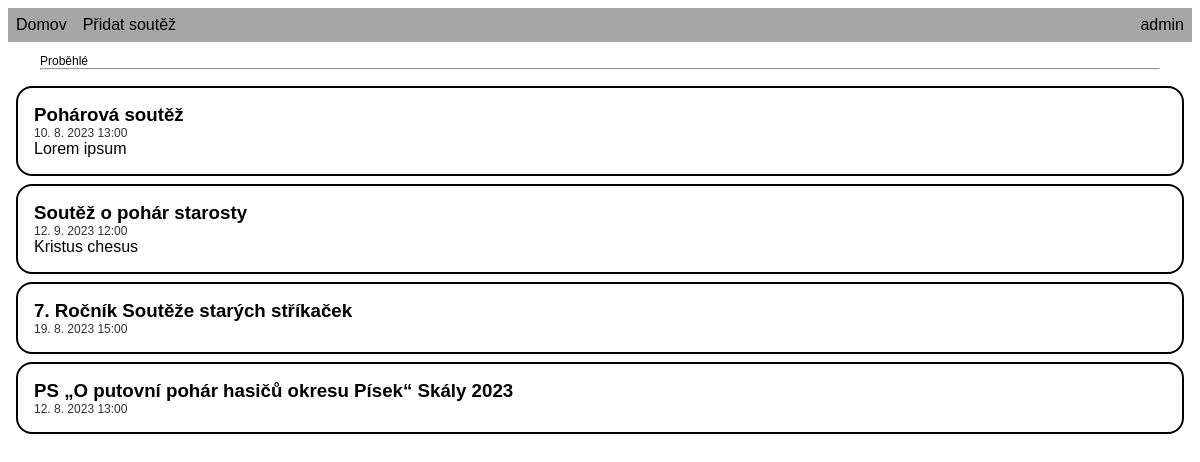
The app's page / (signed in) with its own data.
### tables this page shows
CREATE TABLE "competition" (id INTEGER PRIMARY KEY AUTOINCREMENT UNIQUE NOT NULL, id_user INTEGER NOT NULL REFERENCES user (id), date_created DATETIME DEFAULT (CURRENT_TIMESTAMP) NOT NULL, title TEXT NOT NULL, description TEXT, proposition VARCHAR UNIQUE, date_event TIMEDATE NOT NULL, town VARCHAR NOT NULL, id_results INTEGER REFERENCES results (id) UNIQUE);

### index.php (the view, shortened to what this page needs)
<!DOCTYPE html>
<html lang="en">
<head>
    <link rel="stylesheet" href="zwa/static/style.css">
</head>
<body>
    <?php $db = new PDO("sqlite:" . __DIR__ . "/database.db"); ?>
    <?php include_once("header.php"); ?>
    <main>
        <?php
        $q = $db->query("SELECT * FROM competition WHERE date_created < datetime()");
        $st = $q->fetchAll(PDO::FETCH_ASSOC);
        if(!empty($st)){
            echo "<div class='separator-div'><p class='separator-text'>Proběhlé</p>";
            echo "<hr></div>";
            foreach($st as $i){
                echo "<article>";
                echo "<h3><a href='competition?id=$i[id]'> $i[title] </a></h3>";
                echo "<div class='date_event'>".date_format(date_create($i["date_event"]), "j. n. Y G:i")."</div>";
                echo "<div> $i[description] </div>";
                echo "</article>";
            }
        }
    ?>
    </main>
</body>
</html>

### static/style.css (style rules this page uses)
body { font-family: 'Helvetica', 'Arial', sans-serif; }
main { display: block; }
article { border: 2px solid; border-radius: 1em; margin: .5em; padding: 1em; }
h3 { margin: 0; }
.date_event { color: #313131; font-size: .75em; }
a { text-decoration: none; color: black; }
.separator-div { margin: 0 2em 1em; }
.separator-div p { font-size: .75em; margin-bottom: 0; }
.separator-div hr { margin: 0; }

### records on screen
competition: title "Pohárová soutěž", date_event "10. 8. 2023 13:00", description "Lorem ipsum"
competition: title "Soutěž o pohár starosty", date_event "12. 9. 2023 12:00", description "Kristus chesus"
competition: title "7. Ročník Soutěže starých stříkaček", date_event "19. 8. 2023 15:00"
competition: title "PS „O putovní pohár hasičů okresu Písek“ Skály 2023", date_event "12. 8. 2023 13:00"

### other values on screen
$_SESSION['username'] "admin"
